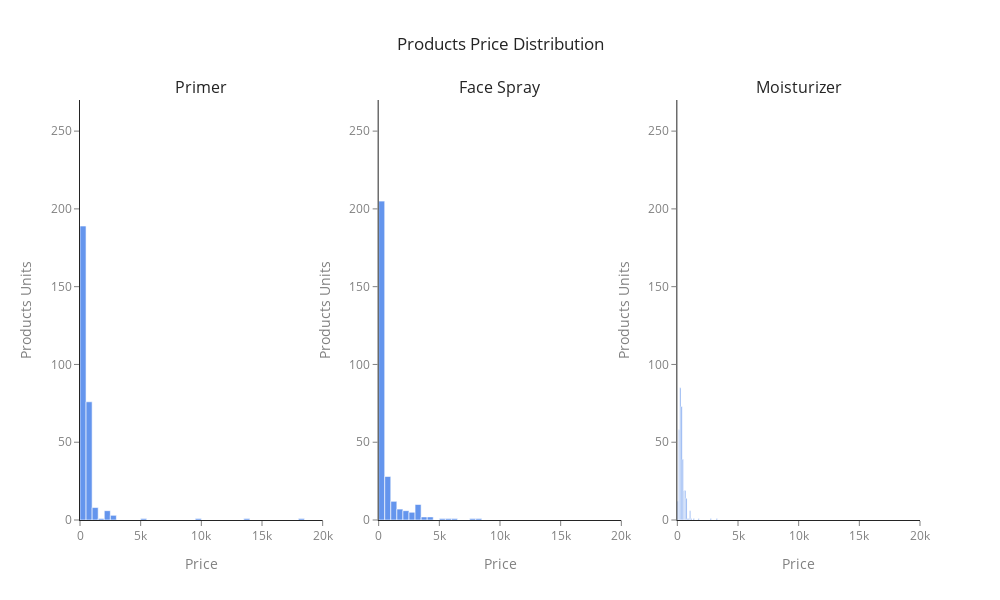

Notebook code for this chart:
### Markdown cell above
* Graph 10

### Code cell
import plotly.graph_objects as go
from plotly.subplots import make_subplots

# Create a subplot figure with 1 row and 3 columns
fig = make_subplots(rows=1, cols=3, subplot_titles=prices_bigs.columns)

# Plotting all the products
for i, product in enumerate(prices_bigs.columns):
    fig.add_trace(
        go.Histogram(
            x=prices_bigs[product].dropna(),
            marker=dict(color='cornflowerblue'),
            name=product
        ),
        row=1, col=i+1
    )
    
    # Set axis properties for each subplot
    fig.update_xaxes(title_text='Price', row=1, col=i+1, color='gray')
    fig.update_yaxes(title_text='Products Units', row=1, col=i+1, color='gray')

# Set layout
fig.update_layout(
    height=600, width=1000,
    showlegend=False,
    title_text="Products Price Distribution",
    title_x=0.5,
    template='simple_white'
)

# Set the same y-axis and x-axis limits across all subplots
fig.update_yaxes(range=[0, 270])
fig.update_xaxes(range=[0, 20000])

# Show the interactive plot
fig.show()

### Figure 1 — Plotly figure (JSON) as saved in the notebook; plotly's stock layout.template omitted (floating-point values rounded to 4 significant figures; data arrays with more than 128 entries replaced by an {"elided": "..."} marker saying what was removed)
{"data": [{"marker": {"color": "cornflowerblue"}, "name": "Primer", "type": "histogram", "x": {"elided": "289 int values"}, "xaxis": "x", "yaxis": "y"}, {"marker": {"color": "cornflowerblue"}, "name": "Face Spray", "type": "histogram", "x": {"elided": "282 int values"}, "xaxis": "x2", "yaxis": "y2"}, {"marker": {"color": "cornflowerblue"}, "name": "Moisturizer", "type": "histogram", "x": {"elided": "332 int values"}, "xaxis": "x3", "yaxis": "y3"}], "layout": {"annotations": [{"font": {"size": 16}, "showarrow": false, "text": "Primer", "x": 0.1444, "xanchor": "center", "xref": "paper", "y": 1, "yanchor": "bottom", "yref": "paper"}, {"font": {"size": 16}, "showarrow": false, "text": "Face Spray", "x": 0.5, "xanchor": "center", "xref": "paper", "y": 1, "yanchor": "bottom", "yref": "paper"}, {"font": {"size": 16}, "showarrow": false, "text": "Moisturizer", "x": 0.8556, "xanchor": "center", "xref": "paper", "y": 1, "yanchor": "bottom", "yref": "paper"}], "height": 600, "showlegend": false, "title": {"text": "Products Price Distribution", "x": 0.5}, "width": 1000, "xaxis": {"anchor": "y", "color": "gray", "domain": [0, 0.2889], "range": [0, 20000], "title": {"text": "Price"}}, "xaxis2": {"anchor": "y2", "color": "gray", "domain": [0.3556, 0.6444], "range": [0, 20000], "title": {"text": "Price"}}, "xaxis3": {"anchor": "y3", "color": "gray", "domain": [0.7111, 1], "range": [0, 20000], "title": {"text": "Price"}}, "yaxis": {"anchor": "x", "color": "gray", "domain": [0, 1], "range": [0, 270], "title": {"text": "Products Units"}}, "yaxis2": {"anchor": "x2", "color": "gray", "domain": [0, 1], "range": [0, 270], "title": {"text": "Products Units"}}, "yaxis3": {"anchor": "x3", "color": "gray", "domain": [0, 1], "range": [0, 270], "title": {"text": "Products Units"}}}}
